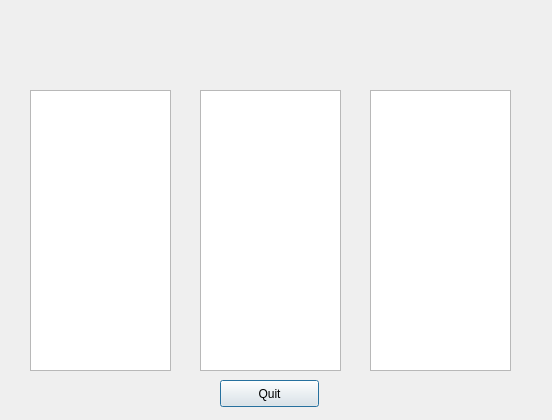
<?xml version="1.0" encoding="UTF-8"?>
<ui version="4.0">
 <class>RankingView</class>
 <widget class="QDialog" name="RankingView">
  <property name="geometry">
   <rect>
    <x>0</x>
    <y>0</y>
    <width>552</width>
    <height>420</height>
   </rect>
  </property>
  <property name="windowTitle">
   <string>Ranking</string>
  </property>
  <property name="layoutDirection">
   <enum>Qt::RightToLeft</enum>
  </property>
  <property name="autoFillBackground">
   <bool>false</bool>
  </property>
  <widget class="QLabel" name="vsLabel">
   <property name="geometry">
    <rect>
     <x>380</x>
     <y>30</y>
     <width>111</width>
     <height>51</height>
    </rect>
   </property>
   <property name="text">
    <string/>
   </property>
   <property name="pixmap">
    <pixmap>VS.png</pixmap>
   </property>
   <property name="scaledContents">
    <bool>true</bool>
   </property>
  </widget>
  <widget class="QPushButton" name="QuitButton">
   <property name="geometry">
    <rect>
     <x>220</x>
     <y>380</y>
     <width>99</width>
     <height>27</height>
    </rect>
   </property>
   <property name="text">
    <string>Quit</string>
   </property>
   <property name="shortcut">
    <string>Ctrl+Q</string>
   </property>
  </widget>
  <widget class="QTextEdit" name="team_ranking">
   <property name="geometry">
    <rect>
     <x>30</x>
     <y>90</y>
     <width>141</width>
     <height>281</height>
    </rect>
   </property>
   <property name="readOnly">
    <bool>true</bool>
   </property>
  </widget>
  <widget class="QTextEdit" name="chrono_ranking">
   <property name="geometry">
    <rect>
     <x>200</x>
     <y>90</y>
     <width>141</width>
     <height>281</height>
    </rect>
   </property>
   <property name="readOnly">
    <bool>true</bool>
   </property>
  </widget>
  <widget class="QTextEdit" name="vs_ranking">
   <property name="geometry">
    <rect>
     <x>370</x>
     <y>90</y>
     <width>141</width>
     <height>281</height>
    </rect>
   </property>
   <property name="readOnly">
    <bool>true</bool>
   </property>
  </widget>
  <widget class="QLabel" name="chronoLabel">
   <property name="geometry">
    <rect>
     <x>200</x>
     <y>30</y>
     <width>141</width>
     <height>51</height>
    </rect>
   </property>
   <property name="text">
    <string/>
   </property>
   <property name="pixmap">
    <pixmap>Chrono.png</pixmap>
   </property>
   <property name="scaledContents">
    <bool>true</bool>
   </property>
  </widget>
  <widget class="QLabel" name="teamLabel">
   <property name="geometry">
    <rect>
     <x>30</x>
     <y>30</y>
     <width>141</width>
     <height>51</height>
    </rect>
   </property>
   <property name="text">
    <string/>
   </property>
   <property name="pixmap">
    <pixmap>Team.png</pixmap>
   </property>
   <property name="scaledContents">
    <bool>true</bool>
   </property>
  </widget>
  <widget class="QLabel" name="background">
   <property name="geometry">
    <rect>
     <x>-60</x>
     <y>-20</y>
     <width>621</width>
     <height>441</height>
    </rect>
   </property>
   <property name="whatsThis">
    <string notr="true"/>
   </property>
   <property name="layoutDirection">
    <enum>Qt::RightToLeft</enum>
   </property>
   <property name="text">
    <string notr="true"/>
   </property>
   <property name="pixmap">
    <pixmap>ranking.png</pixmap>
   </property>
   <property name="scaledContents">
    <bool>false</bool>
   </property>
  </widget>
  <zorder>background</zorder>
  <zorder>vsLabel</zorder>
  <zorder>QuitButton</zorder>
  <zorder>team_ranking</zorder>
  <zorder>chrono_ranking</zorder>
  <zorder>vs_ranking</zorder>
  <zorder>chronoLabel</zorder>
  <zorder>teamLabel</zorder>
 </widget>
 <resources/>
 <connections/>
</ui>
